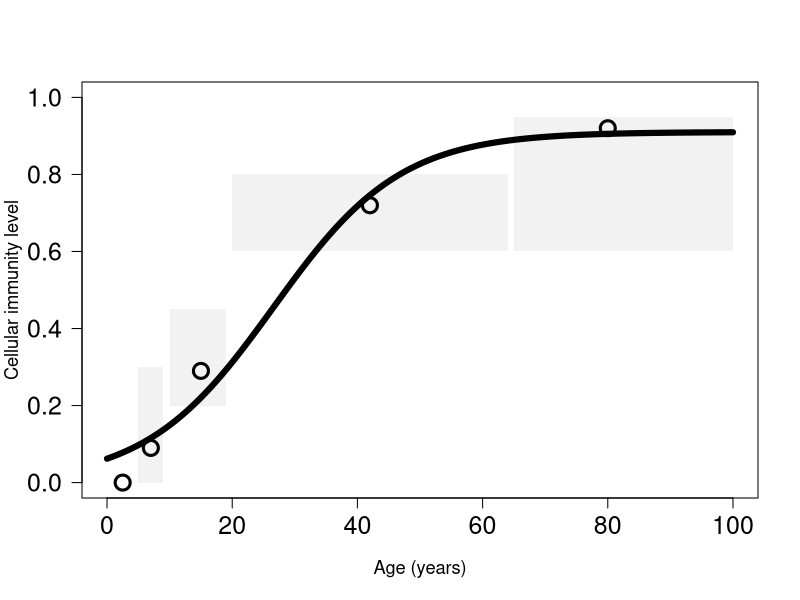

Write R code to recreate this figure.

# ---- Humoral immunity ----  

q <- 100
x <- seq(0,q,length.out = 1e3)

plot.hum <- function(x,q,p,h0, add) {
	y <- h0 * ( (q^p-(x)^p)^(1/p) )/q
	if(!add){
		plot(x,y,typ='l',lwd=6, 
			 main='Humoral immunity',
			 ylab='',xlab='age',
			 ylim = c(0,1),las=1)
		grid(lty=2)	}
	if(add){
		lines(x,y,typ='l',lwd=2)
	}
}

# ---- Cellular immunity ----

# Data retrieved from Fig 4 
# Beest te DE, Birrell PJ, Wallinga J, De Angelis D, van Boven M. Joint modelling of serological and hospitalization data reveals that high levels of pre-existing immunity and school holidays shaped the influenza A pandemic of 2009 in The Netherlands. Journal of The Royal Society Interface 2014; 12: 20141244–4.
M <- rbind(c(0,4,0,0),
           c(5,9, 0, 0.3),
           c(10,19, 0.2, 0.45),
           c(20,64, 0.6, 0.8),
           c(65,100, 0.6, 0.95))
colnames(M) <- c('x0','x1','y0','y1')
M <- as.data.frame(M)
#Median value:
M.med.x <- c(2.5, 7, 15, 42, 80)
M.med.y <- c(0, 0.09, 0.29, 0.72, 0.92)

imm.cell <- function(age, slope, imm.max, pivot) {
    return(imm.max/(1+exp(-slope*(age/pivot-1))))
}

init <- c(slope=2, pivot=25, imm.max=0.9)

ferr <- function(x){
    valf <- imm.cell(age=M.med.x, slope=x[['slope']], 
                     imm.max = x[['imm.max']], pivot=x[['pivot']])
    return(sum((valf-M.med.y)^2))
}

xstar <- optim(par = init, fn = ferr)$par


plot.cel <- function(imm.max, slope, pivot,add) {
	agemax <- 100
	x <- seq(0,agemax,length.out = 1000)
	y <- imm.cell(age=x, slope, imm.max, pivot)
	
	if(!add){
		
	    plot(x,y,typ='l', xlim=c(0,agemax), 
			 main='',
			 las=1, 
			 xlab='Age (years)',ylab='Cellular immunity level',
			 ylim=c(0,1),lwd=6)
	    
	   for(i in 1:nrow(M)){
	       xvec <- c(M$x0[i], M$x1[i])
	       polygon(x = c(xvec,rev(xvec)), 
	               y = c(M$y0[i],M$y0[i],M$y1[i],M$y1[i]),
	               col = rgb(0,0,0,0.05), border = NA)
	   }
	    
	   points(x=M.med.x, y=M.med.y, pch=1, cex=2, lwd=3)
		#grid(lty=2)
	}
	if(add){
		lines(x,y,lwd=2)
	}
}

save.plot <- T
if(save.plot) pdf('../figures/immunity.pdf',width = 12, height = 6)
par(mfrow=c(1,1), cex.lab=1.1, cex.axis=1.5, cex.main=1.5)
# h0 <- 0.5
# plot.hum(x,q=100,p=1.7,h0, add=F)
# plot.hum(x,q=100,p=3.0,  h0, add=T)
plot.cel(imm.max = xstar[['imm.max']], 
         slope   = xstar[['slope']], 
         pivot   = xstar[['pivot']], 
         add=F)
xstar
# plot.cel(imm.max = 0.7, slope=2, pivot=29, add=T)
if(save.plot) dev.off()
